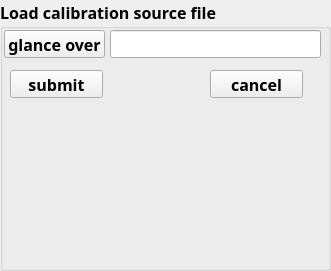
   <widget class="QGroupBox" name="groupBox_13">
    <property name="geometry">
     <rect>
      <x>700</x>
      <y>600</y>
      <width>331</width>
      <height>271</height>
     </rect>
    </property>
    <property name="sizePolicy">
     <sizepolicy hsizetype="Expanding" vsizetype="Fixed">
      <horstretch>0</horstretch>
      <verstretch>0</verstretch>
     </sizepolicy>
    </property>
    <property name="font">
     <font>
      <family>Agency FB</family>
      <pointsize>12</pointsize>
      <weight>75</weight>
      <bold>true</bold>
     </font>
    </property>
    <property name="styleSheet">
     <string notr="true"/>
    </property>
    <property name="title">
     <string>Load calibration source file</string>
    </property>
    <widget class="QPushButton" name="pushButton_browse_src_2">
     <property name="geometry">
      <rect>
       <x>4</x>
       <y>30</y>
       <width>101</width>
       <height>28</height>
      </rect>
     </property>
     <property name="sizePolicy">
      <sizepolicy hsizetype="Fixed" vsizetype="Fixed">
       <horstretch>0</horstretch>
       <verstretch>0</verstretch>
      </sizepolicy>
     </property>
     <property name="font">
      <font>
       <weight>75</weight>
       <bold>true</bold>
      </font>
     </property>
     <property name="text">
      <string>glance over</string>
     </property>
    </widget>
    <widget class="QPushButton" name="pb_load_sourceFile_submit_2">
     <property name="geometry">
      <rect>
       <x>10</x>
       <y>70</y>
       <width>93</width>
       <height>28</height>
      </rect>
     </property>
     <property name="font">
      <font>
       <weight>75</weight>
       <bold>true</bold>
      </font>
     </property>
     <property name="text">
      <string>submit</string>
     </property>
    </widget>
    <widget class="QLineEdit" name="lineEdit_source_path_2">
     <property name="geometry">
      <rect>
       <x>110</x>
       <y>30</y>
       <width>211</width>
       <height>28</height>
      </rect>
     </property>
     <property name="minimumSize">
      <size>
       <width>100</width>
       <height>20</height>
      </size>
     </property>
     <property name="autoFillBackground">
      <bool>false</bool>
     </property>
     <property name="text">
      <string/>
     </property>
    </widget>
    <widget class="QPushButton" name="pb_load_sourceFile_cancel_2">
     <property name="geometry">
      <rect>
       <x>210</x>
       <y>70</y>
       <width>93</width>
       <height>28</height>
      </rect>
     </property>
     <property name="font">
      <font>
       <weight>75</weight>
       <bold>true</bold>
      </font>
     </property>
     <property name="text">
      <string>cancel</string>
     </property>
    </widget>
   </widget>
